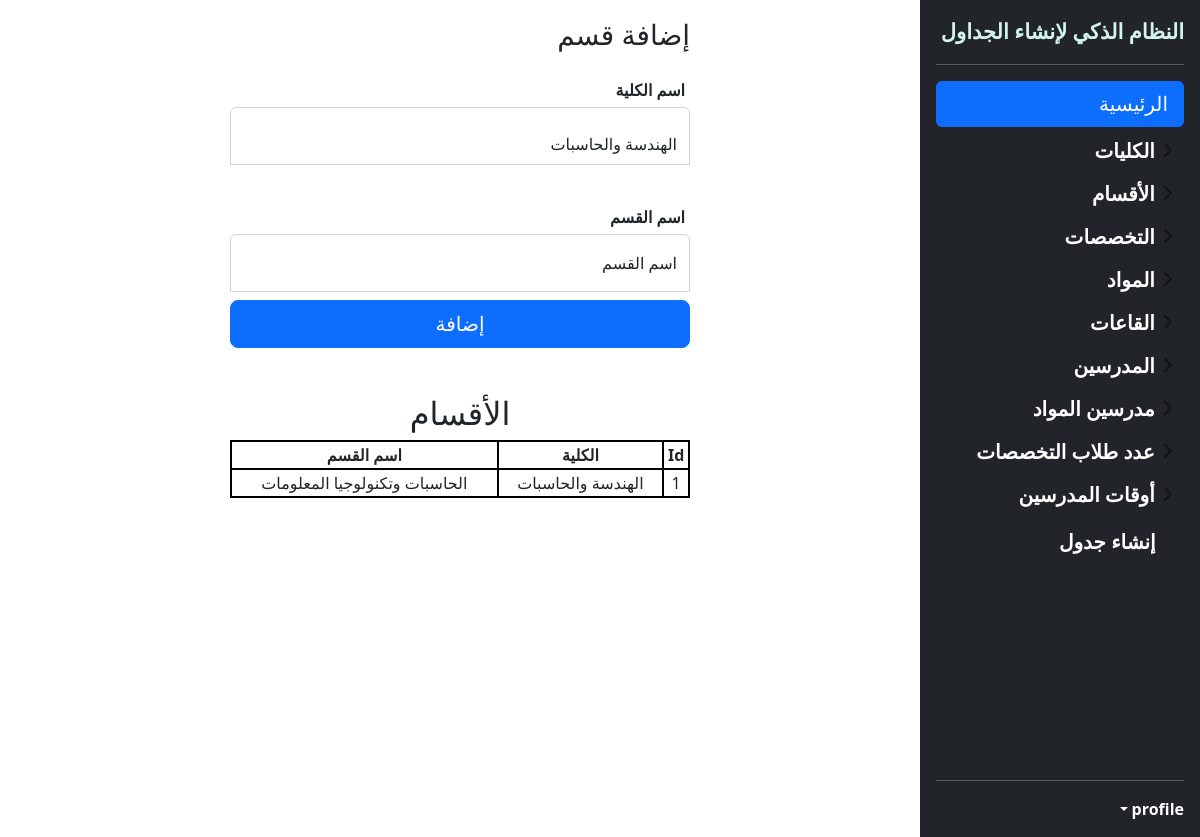
Before: /add_dept with the older database file.
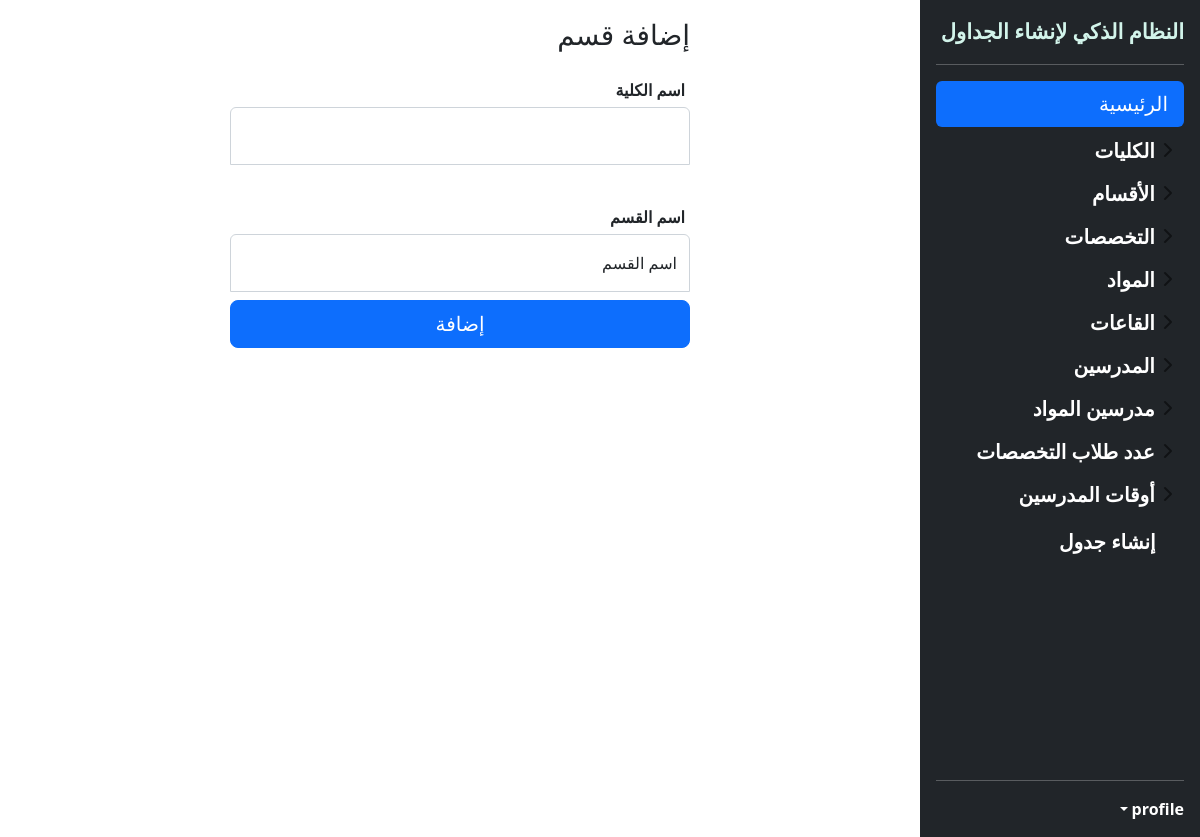
After: the same page with the newer database file.
### app.py (models this page shows)
class Department(db.Model):
    dept_id = db.Column(db.Integer, primary_key=True)
    coll = db.Column(db.Integer, db.ForeignKey('college.coll_id'), nullable=False)
    dept_name = db.Column(db.String(50), unique=True, nullable=False)
    majors = db.relationship("Major", backref="department")

class College(db.Model):
    coll_id = db.Column(db.Integer, primary_key=True)
    coll_name = db.Column(db.String(70), unique=True, nullable=False)
    departments = db.relationship("Department", backref="college")
    majors = db.relationship("Major", backref="college")
    teachers = db.relationship("Teacher", backref="college")

### app.py (the view, shortened to what this page needs)
@app.route('/add_dept', methods=['GET', 'POST'])
def add_dept():
    all_colls = db.session.query(College).all()
    all_depts = db.session.query(Department).all()
    return render_template('addDept.html', all_colls=all_colls, all_depts=all_depts)

### templates/addDept.html
{% include 'header.html' %}
<aside class="cont">
<main class="form-signin w-50 m-auto">
  <form action="{{ url_for('add_dept') }}" method="post">
    <h1 class="h3 mb-3 fw-normal">إضافة قسم</h1>
      <label class="lab">اسم الكلية</label>
      <div class="form-floating">
      <select name="cName" class="form-control" id="floatingType">
          {% for c in all_colls %}
          <option>{{ c.coll_name }}</option>
          {% endfor %}
      </select>
    </div>
  <label class="lab">اسم القسم</label>
    <div class="form-floating">
      <input type="text" autocomplete="off" class="form-control" name="dName" id="floatingInput" placeholder="اسم القسم" required>
      <label for="floatingInput">اسم القسم</label>
    </div>
    <button class="w-100 btn btn-lg btn-primary" type="submit">إضافة</button>
  </form>
        <article class="data">
        {% if all_depts != [] %}
            <h2>الأقسام</h2>
        <table class="tdata">
            <th>
            Id
            </th>
            <th>
                الكلية
            </th>
          <th>
                اسم القسم
            </th>
        <tr>
        {% for d in all_depts %}
                <td>{{ d.dept_id }}</td>
                {% for c in all_colls %}
                    {% if c.coll_id == d.coll %}
                    <td>{{ c.coll_name }}</td>
                    {% endif %}
                    {% endfor %}
            <td>{{ d.dept_name }}</td>
            </tr>
        {% endfor %}
            </table>
    {% endif %}
    </article>
</main>
</aside>
{% include 'footer.html' %}

Changed rows visible on the page:
removed Department: dept_id "1", dept_name "الحاسبات وتكنولوجيا المعلومات"
removed College: coll_name "الهندسة والحاسبات"
Other visible differences:
form field cName: "الهندسة والحاسبات" → (not shown)
text no longer shown: "الأقسام Id الكلية اسم القسم"
